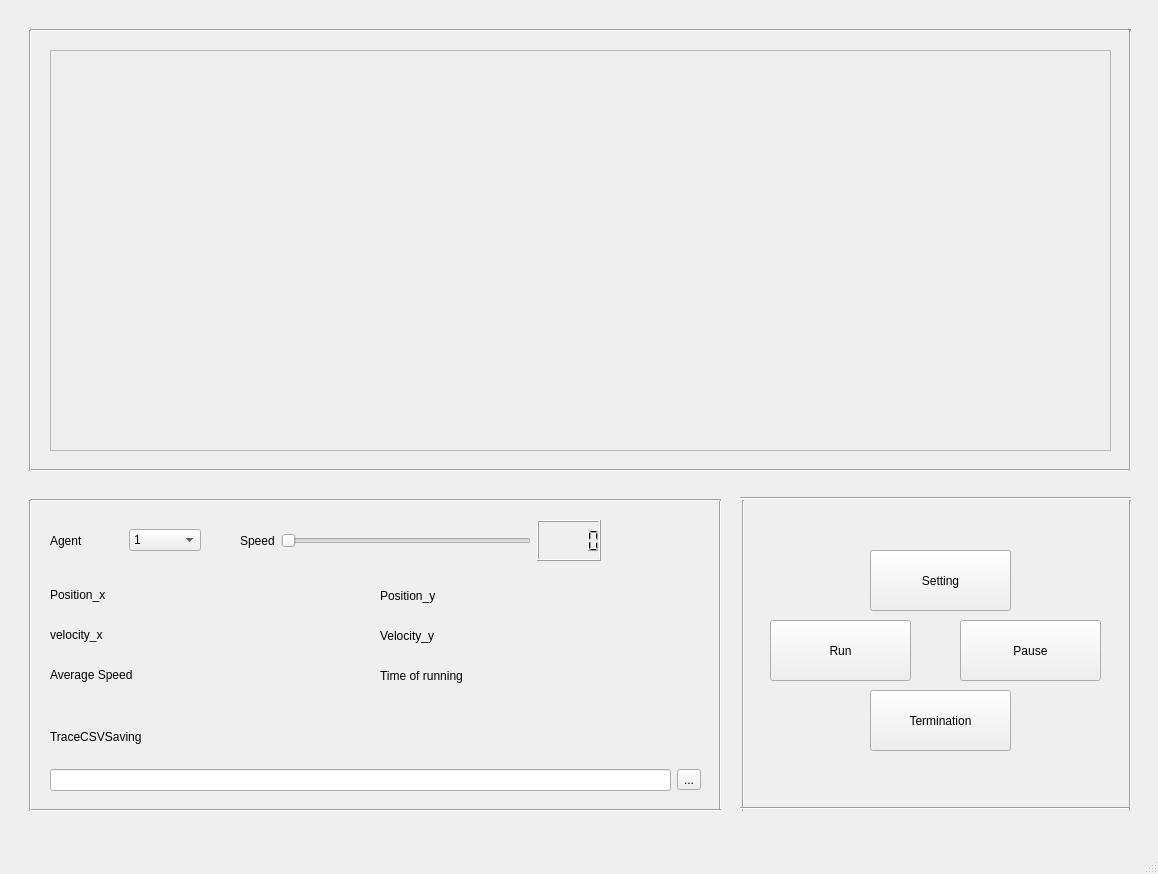
<?xml version="1.0" encoding="UTF-8"?>
<ui version="4.0">
 <class>MainWindow</class>
 <widget class="QMainWindow" name="MainWindow">
  <property name="geometry">
   <rect>
    <x>0</x>
    <y>0</y>
    <width>1158</width>
    <height>874</height>
   </rect>
  </property>
  <property name="windowTitle">
   <string>MainWindow</string>
  </property>
  <widget class="QWidget" name="centralwidget">
   <widget class="QLabel" name="label_6">
    <property name="geometry">
     <rect>
      <x>50</x>
      <y>580</y>
      <width>71</width>
      <height>29</height>
     </rect>
    </property>
    <property name="text">
     <string>Position_x</string>
    </property>
   </widget>
   <widget class="Line" name="line_12">
    <property name="geometry">
     <rect>
      <x>710</x>
      <y>500</y>
      <width>20</width>
      <height>311</height>
     </rect>
    </property>
    <property name="orientation">
     <enum>Qt::Vertical</enum>
    </property>
   </widget>
   <widget class="QLabel" name="label_9">
    <property name="geometry">
     <rect>
      <x>380</x>
      <y>620</y>
      <width>71</width>
      <height>31</height>
     </rect>
    </property>
    <property name="text">
     <string>Velocity_y</string>
    </property>
   </widget>
   <widget class="Line" name="line_9">
    <property name="geometry">
     <rect>
      <x>30</x>
      <y>800</y>
      <width>691</width>
      <height>20</height>
     </rect>
    </property>
    <property name="orientation">
     <enum>Qt::Horizontal</enum>
    </property>
   </widget>
   <widget class="QLabel" name="label_15">
    <property name="geometry">
     <rect>
      <x>50</x>
      <y>660</y>
      <width>116</width>
      <height>29</height>
     </rect>
    </property>
    <property name="text">
     <string>Average Speed    </string>
    </property>
   </widget>
   <widget class="QLabel" name="label_14">
    <property name="geometry">
     <rect>
      <x>380</x>
      <y>660</y>
      <width>108</width>
      <height>31</height>
     </rect>
    </property>
    <property name="text">
     <string>Time of running</string>
    </property>
   </widget>
   <widget class="Line" name="line_10">
    <property name="geometry">
     <rect>
      <x>30</x>
      <y>490</y>
      <width>691</width>
      <height>20</height>
     </rect>
    </property>
    <property name="orientation">
     <enum>Qt::Horizontal</enum>
    </property>
   </widget>
   <widget class="QWidget" name="gridLayoutWidget">
    <property name="geometry">
     <rect>
      <x>50</x>
      <y>710</y>
      <width>651</width>
      <height>81</height>
     </rect>
    </property>
    <layout class="QGridLayout" name="gridLayout_3">
     <item row="1" column="0">
      <widget class="QLineEdit" name="lineEdit"/>
     </item>
     <item row="1" column="1">
      <widget class="QToolButton" name="toolButton">
       <property name="text">
        <string>...</string>
       </property>
      </widget>
     </item>
     <item row="0" column="0">
      <widget class="QLabel" name="label_5">
       <property name="text">
        <string>TraceCSVSaving</string>
       </property>
      </widget>
     </item>
    </layout>
   </widget>
   <widget class="QScrollArea" name="scrollArea">
    <property name="geometry">
     <rect>
      <x>50</x>
      <y>50</y>
      <width>1061</width>
      <height>401</height>
     </rect>
    </property>
    <property name="widgetResizable">
     <bool>true</bool>
    </property>
    <widget class="QWidget" name="scrollAreaWidgetContents">
     <property name="geometry">
      <rect>
       <x>0</x>
       <y>0</y>
       <width>1059</width>
       <height>399</height>
      </rect>
     </property>
    </widget>
   </widget>
   <widget class="QLabel" name="label_8">
    <property name="geometry">
     <rect>
      <x>50</x>
      <y>620</y>
      <width>68</width>
      <height>29</height>
     </rect>
    </property>
    <property name="text">
     <string>velocity_x</string>
    </property>
   </widget>
   <widget class="QWidget" name="horizontalLayoutWidget_3">
    <property name="geometry">
     <rect>
      <x>50</x>
      <y>520</y>
      <width>151</width>
      <height>41</height>
     </rect>
    </property>
    <layout class="QHBoxLayout" name="horizontalLayout_3">
     <item>
      <widget class="QLabel" name="label_10">
       <property name="text">
        <string>Agent</string>
       </property>
      </widget>
     </item>
     <item>
      <widget class="QComboBox" name="comboBox_3">
       <item>
        <property name="text">
         <string>1</string>
        </property>
       </item>
       <item>
        <property name="text">
         <string>2</string>
        </property>
       </item>
       <item>
        <property name="text">
         <string>3</string>
        </property>
       </item>
       <item>
        <property name="text">
         <string>4</string>
        </property>
       </item>
       <item>
        <property name="text">
         <string>5</string>
        </property>
       </item>
       <item>
        <property name="text">
         <string>6</string>
        </property>
       </item>
       <item>
        <property name="text">
         <string>7</string>
        </property>
       </item>
       <item>
        <property name="text">
         <string>8</string>
        </property>
       </item>
       <item>
        <property name="text">
         <string>9</string>
        </property>
       </item>
       <item>
        <property name="text">
         <string>10</string>
        </property>
       </item>
      </widget>
     </item>
    </layout>
   </widget>
   <widget class="Line" name="line_11">
    <property name="geometry">
     <rect>
      <x>20</x>
      <y>500</y>
      <width>20</width>
      <height>311</height>
     </rect>
    </property>
    <property name="orientation">
     <enum>Qt::Vertical</enum>
    </property>
   </widget>
   <widget class="QLabel" name="label_7">
    <property name="geometry">
     <rect>
      <x>380</x>
      <y>580</y>
      <width>81</width>
      <height>31</height>
     </rect>
    </property>
    <property name="text">
     <string>Position_y</string>
    </property>
   </widget>
   <widget class="Line" name="line_13">
    <property name="geometry">
     <rect>
      <x>30</x>
      <y>460</y>
      <width>1101</width>
      <height>20</height>
     </rect>
    </property>
    <property name="orientation">
     <enum>Qt::Horizontal</enum>
    </property>
   </widget>
   <widget class="Line" name="line_14">
    <property name="geometry">
     <rect>
      <x>30</x>
      <y>20</y>
      <width>1101</width>
      <height>20</height>
     </rect>
    </property>
    <property name="orientation">
     <enum>Qt::Horizontal</enum>
    </property>
   </widget>
   <widget class="Line" name="line">
    <property name="geometry">
     <rect>
      <x>20</x>
      <y>30</y>
      <width>20</width>
      <height>441</height>
     </rect>
    </property>
    <property name="orientation">
     <enum>Qt::Vertical</enum>
    </property>
   </widget>
   <widget class="Line" name="line_2">
    <property name="geometry">
     <rect>
      <x>1120</x>
      <y>30</y>
      <width>20</width>
      <height>441</height>
     </rect>
    </property>
    <property name="orientation">
     <enum>Qt::Vertical</enum>
    </property>
   </widget>
   <widget class="QPushButton" name="pushButton">
    <property name="geometry">
     <rect>
      <x>870</x>
      <y>550</y>
      <width>141</width>
      <height>61</height>
     </rect>
    </property>
    <property name="text">
     <string>Setting</string>
    </property>
   </widget>
   <widget class="QPushButton" name="pushButton_2">
    <property name="geometry">
     <rect>
      <x>770</x>
      <y>620</y>
      <width>141</width>
      <height>61</height>
     </rect>
    </property>
    <property name="text">
     <string>Run</string>
    </property>
   </widget>
   <widget class="QPushButton" name="pushButton_3">
    <property name="geometry">
     <rect>
      <x>870</x>
      <y>690</y>
      <width>141</width>
      <height>61</height>
     </rect>
    </property>
    <property name="text">
     <string>Termination</string>
    </property>
   </widget>
   <widget class="QPushButton" name="pushButton_4">
    <property name="geometry">
     <rect>
      <x>960</x>
      <y>620</y>
      <width>141</width>
      <height>61</height>
     </rect>
    </property>
    <property name="text">
     <string>Pause</string>
    </property>
   </widget>
   <widget class="Line" name="line_3">
    <property name="geometry">
     <rect>
      <x>733</x>
      <y>500</y>
      <width>20</width>
      <height>311</height>
     </rect>
    </property>
    <property name="orientation">
     <enum>Qt::Vertical</enum>
    </property>
   </widget>
   <widget class="Line" name="line_4">
    <property name="geometry">
     <rect>
      <x>740</x>
      <y>490</y>
      <width>391</width>
      <height>16</height>
     </rect>
    </property>
    <property name="orientation">
     <enum>Qt::Horizontal</enum>
    </property>
   </widget>
   <widget class="Line" name="line_5">
    <property name="geometry">
     <rect>
      <x>740</x>
      <y>800</y>
      <width>391</width>
      <height>16</height>
     </rect>
    </property>
    <property name="orientation">
     <enum>Qt::Horizontal</enum>
    </property>
   </widget>
   <widget class="Line" name="line_6">
    <property name="geometry">
     <rect>
      <x>1120</x>
      <y>500</y>
      <width>20</width>
      <height>311</height>
     </rect>
    </property>
    <property name="orientation">
     <enum>Qt::Vertical</enum>
    </property>
   </widget>
   <widget class="QLabel" name="label">
    <property name="geometry">
     <rect>
      <x>140</x>
      <y>580</y>
      <width>131</width>
      <height>31</height>
     </rect>
    </property>
    <property name="text">
     <string/>
    </property>
   </widget>
   <widget class="QLabel" name="label_2">
    <property name="geometry">
     <rect>
      <x>140</x>
      <y>620</y>
      <width>131</width>
      <height>31</height>
     </rect>
    </property>
    <property name="text">
     <string/>
    </property>
   </widget>
   <widget class="QLabel" name="label_3">
    <property name="geometry">
     <rect>
      <x>160</x>
      <y>660</y>
      <width>131</width>
      <height>31</height>
     </rect>
    </property>
    <property name="text">
     <string/>
    </property>
   </widget>
   <widget class="QLabel" name="label_4">
    <property name="geometry">
     <rect>
      <x>500</x>
      <y>660</y>
      <width>131</width>
      <height>31</height>
     </rect>
    </property>
    <property name="text">
     <string/>
    </property>
   </widget>
   <widget class="QLabel" name="label_11">
    <property name="geometry">
     <rect>
      <x>460</x>
      <y>620</y>
      <width>131</width>
      <height>31</height>
     </rect>
    </property>
    <property name="text">
     <string/>
    </property>
   </widget>
   <widget class="QLabel" name="label_12">
    <property name="geometry">
     <rect>
      <x>460</x>
      <y>580</y>
      <width>131</width>
      <height>31</height>
     </rect>
    </property>
    <property name="text">
     <string/>
    </property>
   </widget>
   <widget class="QWidget" name="horizontalLayoutWidget">
    <property name="geometry">
     <rect>
      <x>240</x>
      <y>520</y>
      <width>361</width>
      <height>41</height>
     </rect>
    </property>
    <layout class="QHBoxLayout" name="horizontalLayout">
     <item>
      <widget class="QLabel" name="label_13">
       <property name="text">
        <string>Speed</string>
       </property>
      </widget>
     </item>
     <item>
      <widget class="QSlider" name="horizontalSlider">
       <property name="orientation">
        <enum>Qt::Horizontal</enum>
       </property>
      </widget>
     </item>
     <item>
      <widget class="QLCDNumber" name="lcdNumber"/>
     </item>
    </layout>
   </widget>
  </widget>
  <widget class="QMenuBar" name="menubar">
   <property name="geometry">
    <rect>
     <x>0</x>
     <y>0</y>
     <width>1158</width>
     <height>28</height>
    </rect>
   </property>
  </widget>
  <widget class="QStatusBar" name="statusbar"/>
 </widget>
 <resources/>
 <connections/>
</ui>
